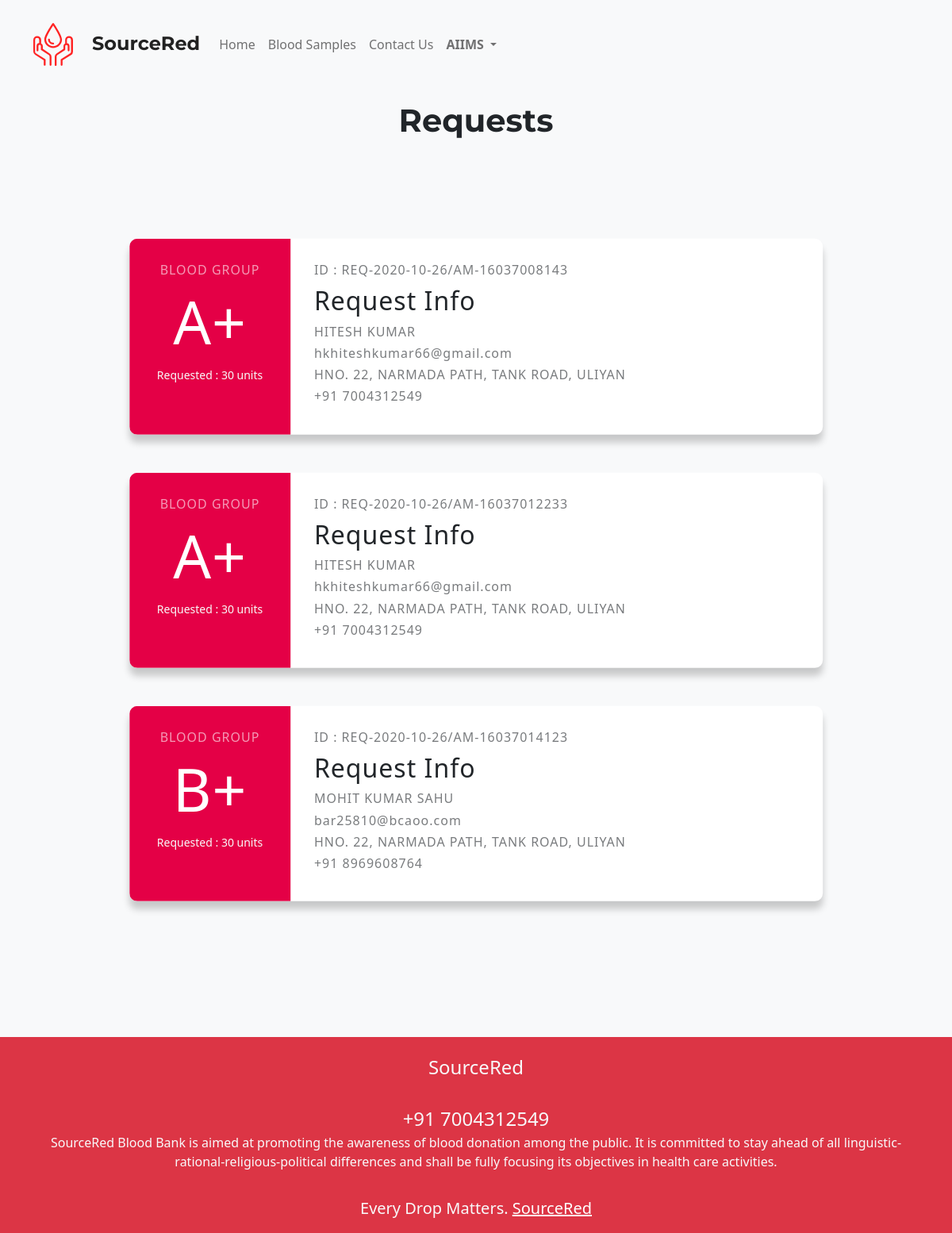
/hospital_dashboard.php (signed in), run on the app's committed database.
### tables this page shows
CREATE TABLE `requests` (
  `req_id` varchar(100) NOT NULL,
  `r_id` varchar(100) NOT NULL,
  `h_id` varchar(100) NOT NULL,
  `blood_grp` varchar(5) NOT NULL,
  `units_requested` int(10) NOT NULL
);

CREATE TABLE `reciever` (
  `r_id` varchar(100) NOT NULL,
  `r_name` varchar(100) NOT NULL,
  `r_phone` bigint(100) NOT NULL,
  `r_address` varchar(100) NOT NULL,
  `r_city` varchar(100) NOT NULL,
  `r_blood-grp` varchar(100) NOT NULL,
  `r_email` varchar(100) NOT NULL,
  `r_password` varchar(100) NOT NULL
);

### hospital_dashboard.php (the view, shortened to what this page needs)
<?php
    include './db_connect.php';
    $user = $_SESSION['userName'];
    $userId = $_SESSION['userId'];
    $reciver_pattern = "/Rec_/i";
    $reciever_logged = preg_match($reciver_pattern, $userId);
    $hospital = $_SESSION['hospitalName'];
    $hospitalId = $_SESSION['hospitalId'];
    $hospital_pattern = "/H_/i";
    $hospital_logged = preg_match($hospital_pattern, $hospitalId);
    if($user != "" && $reciever_logged == 1){
        unset($_SESSION['userId']);
        unset($_SESSION['userName']);
        header('location:login_hospital.php');
    }
    elseif($hospital == "" && $hospital_logged == 0){
        header('location:login_hospital.php');
    }
    else{
        $req_info = mysqli_query($db, "SELECT * FROM requests INNER JOIN reciever ON requests.r_id = reciever.r_id WHERE requests.h_id = '$hospitalId'");
        $result = mysqli_num_rows($req_info);
    }
?>
<!DOCTYPE html>
<html lang="en">
<head>
    <link rel="stylesheet" href="https://stackpath.bootstrapcdn.com/bootstrap/5.0.0-alpha2/css/bootstrap.min.css"
>
    <link rel="stylesheet" href="./assets/css/first_css/view_avlb_blood_samples.css">
    <link rel="stylesheet" href="https://maxst.icons8.com/vue-static/landings/line-awesome/line-awesome/1.3.0/css/line-awesome.min.css">
</head>
<body class="bg-light">
        <nav class="navbar navbar-expand-sm sticky-top navbar-light py-4">
        <div class="container">
        <a class="navbar-brand" href="index.php" style="font-family: 'Montserrat'; font-size: 24px; font-weight: 700; color: #222;">
                <img src="./assets/images/hand-red.svg" alt="" width="50px" draggable="false">&emsp;SourceRed</a>
            <div class="collapse navbar-collapse" id="navbar1">
                <ul class="navbar-nav ml-auto">
                    <li class="nav-item active">
                        <a class="nav-link" href="index.php">Home</a>
                    </li>
                    <li class="nav-item">
                        <a class="nav-link" href="view_available_blood_samples.php">Blood Samples</a>
                    </li>
                    <li class="nav-item">
                        <a class="nav-link" href="#contact">Contact Us</a>
                    </li>
            <?php
                if($user != "" && $reciever_logged == 1){
            ?>
                <ul class="navbar-nav navbar-nav-hover align-items-lg-center">
                <li class="nav-item dropdown">
                    <a href="#" class="nav-link dropdown-toggle" data-toggle="dropdown" href="#" role="button">
                    <span class="nav-link-inner--text" style="font-weight: bold;"><?php echo $user;?></span>
                    </a>
                    <div class="dropdown-menu">
                    <a href="reciever_requests.php" class="dropdown-item">My Requests</a>
                    <a href="logout.php" class="dropdown-item">Logout</a>
                    </div>
                </li>
                </ul>
            <?php
            }
            elseif ($hospital != "" && $hospital_logged == 1) {
            ?>
                 <ul class="navbar-nav navbar-nav-hover align-items-lg-center">
                <li class="nav-item dropdown">
                    <a href="#" class="nav-link dropdown-toggle" data-toggle="dropdown" href="#" role="button">
                    <span class="nav-link-inner--text" style="font-weight: bold;"><?php echo $hospital;?></span>
                    </a>
                </li>
                </ul>
            <?php
            }
            ?>
            </ul>
        </div>
    </div>
</nav>
    <div class="container">
        <section class="section1 mt-3" style="height: 35vh;">
            <header class="text-center">
                <h1 class=" header-text">Requests</h1>
            </header>
        </section>
        <section class="container section2">
        <?php
    if($result > 0){
        while($row = mysqli_fetch_assoc($req_info)){
            ?>
                <div class="bld-grp mt-3 mb-5">
                    <div class="preview text-center">
                        <h6>Blood Group</h6>
                        <h2><?php echo $row['blood_grp'];?></h2>
                        <small class="text-light">Requested : <?php echo $row['units_requested'];?> units</small>
                    </div>
                    <div class="info">
                        <h6>ID : <?php echo $row['req_id'];?></h6>
                        <h2>Request Info</h2>
                        <h6><i class="lar la-user-circle"></i> <?php echo $row['r_name'];?></h6>
                        <h6 style="text-transform: lowercase;"><i class="las la-at"></i> <?php echo $row['r_email'];?></h6>
                        <h6 style="text-transform: uppercase;"><i class="las la-map-pin"></i> <?php echo $row['r_address'];?></h6>
                        <h6><i class="las la-phone"></i> +91 <?php echo $row['r_phone'];?></h6>
                    </div>
                </div>
                <?php
        }
    }
                ?>
</section>
    </div>
<footer class="page-footer font-small bg-danger pt-4 text-center" id="contact">
  <div class="container-fluid text-center text-md-left container">
    <div class="row">
      <div class="col-md-12 mt-md-0 mt-3">
        <h5 class="font-weight-bold text-light" style="font-size: 24px;">SourceRed</h5>
        <span>
          <a href="" class="text-uppercase text-light mr-3"><i class="lab la-twitter la-2x"></i></a> <br>
          <a href="" class="text-uppercase  text-light mr-3" style="font-size: 24px; text-decoration: none;"><i class="las la-phone "></i>+91 7004312549</a>
        </span>
        <p class="text-light">SourceRed Blood Bank is aimed at promoting the awareness of blood donation among the public. It is committed to stay ahead of all linguistic-rational-religious-political differences and shall be fully focusing its objectives in health care activities.</p>
      </div>
    </div>
  </div>
  <div class="footer-copyright text-center py-3 text-light" style="color: white; font-size: 20px; text-decoration: none;"> Every Drop Matters.
    <a href="https://sourcered.epizy.com/" style="color: white; font-size: 20px;"><i class="las la-tint"></i> SourceRed</a>
  </div>
</footer>
</body>
</html>

### assets/css/first_css/view_avlb_blood_samples.css (style rules this page uses)
* { margin: 0; border: 0; -webkit-box-sizing: border-box; box-sizing: border-box; }
.header-text { font-family: 'Montserrat'; font-weight: 700; }
.sticky-top { -webkit-transition: all 0.25s ease-in; transition: all 0.25s ease-in; color: white; }
.navbar { background-color: transparent; }
.section2 .bld-grp { background: #fff; border-radius: 10px; -webkit-box-shadow: 0px 10px 10px rgba(0, 0, 0, 0.2); box-shadow: 0px 10px 10px rgba(0, 0, 0, 0.2); display: -webkit-box; display: -ms-flexbox; display: flex; max-width: 100%; overflow: hidden; width: 80%; position: relative; top: 50%; left: 50%; -webkit-transform: translate(-50%, -50%); transform: translate(-50%, -50%); }
.section2 .bld-grp h6 { opacity: .6; letter-spacing: 1px; text-transform: uppercase; }
.section2 .bld-grp h2 { letter-spacing: 1px; margin: 10px 0; }
.preview { background: #e40046; color: #fff; padding: 30px; width: 250px; position: relative; }
.preview h2 { font-size: 75px; }
.info { padding: 30px; position: relative; width: 100%; }
.section1 { height: 40vh; }

### data on the page
requests: blood_grp "A+", units_requested "30", req_id "REQ-2020-10-26/AM-16037008143", r.r_name "HITESH KUMAR", r.r_email "hkhiteshkumar66@gmail.com", r.r_address "HNO. 22, NARMADA PATH, TANK ROAD, ULIYAN", r.r_phone "7004312549"
requests: blood_grp "A+", units_requested "30", req_id "REQ-2020-10-26/AM-16037012233", r.r_name "HITESH KUMAR", r.r_email "hkhiteshkumar66@gmail.com", r.r_address "HNO. 22, NARMADA PATH, TANK ROAD, ULIYAN", r.r_phone "7004312549"
requests: blood_grp "B+", units_requested "30", req_id "REQ-2020-10-26/AM-16037014123", r.r_name "MOHIT KUMAR SAHU", r.r_email "bar25810@bcaoo.com", r.r_address "HNO. 22, NARMADA PATH, TANK ROAD, ULIYAN", r.r_phone "8969608764"

### other printed values
$hospital "AIIMS"
